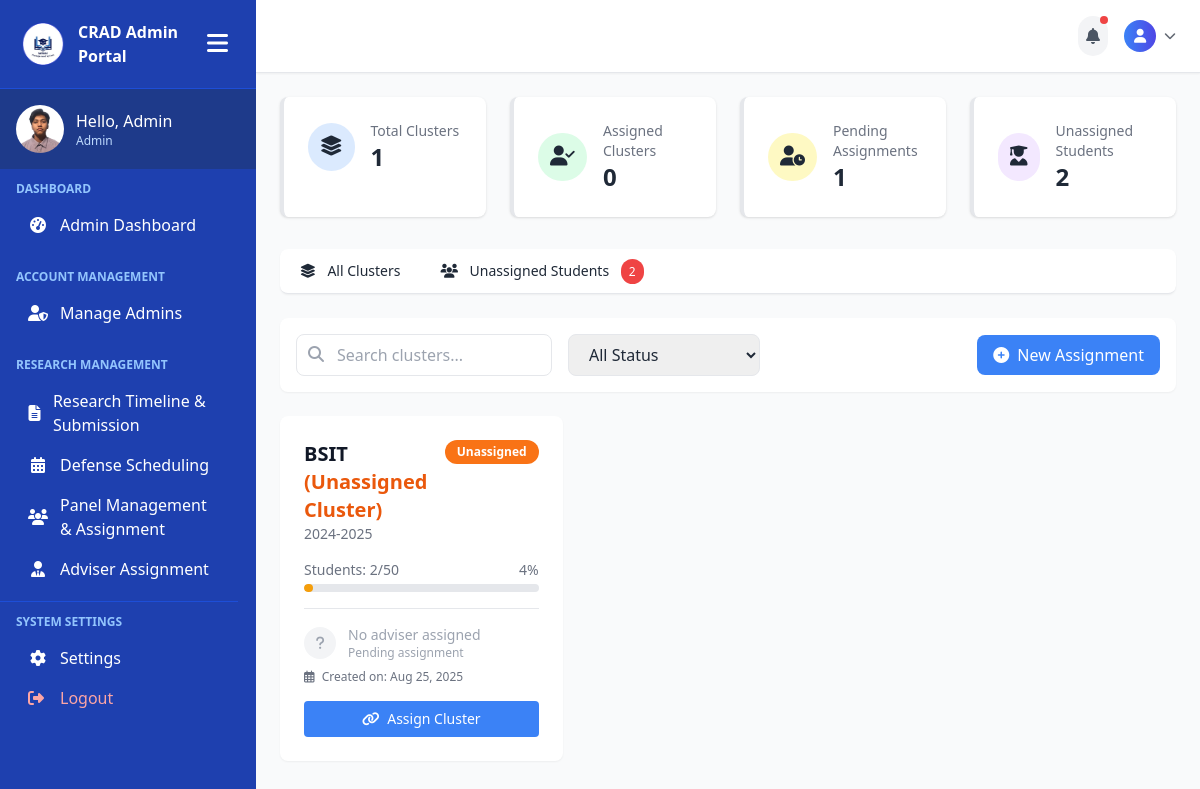
The app's page /admin-pages/adviser-assignment.php (signed in), older data.
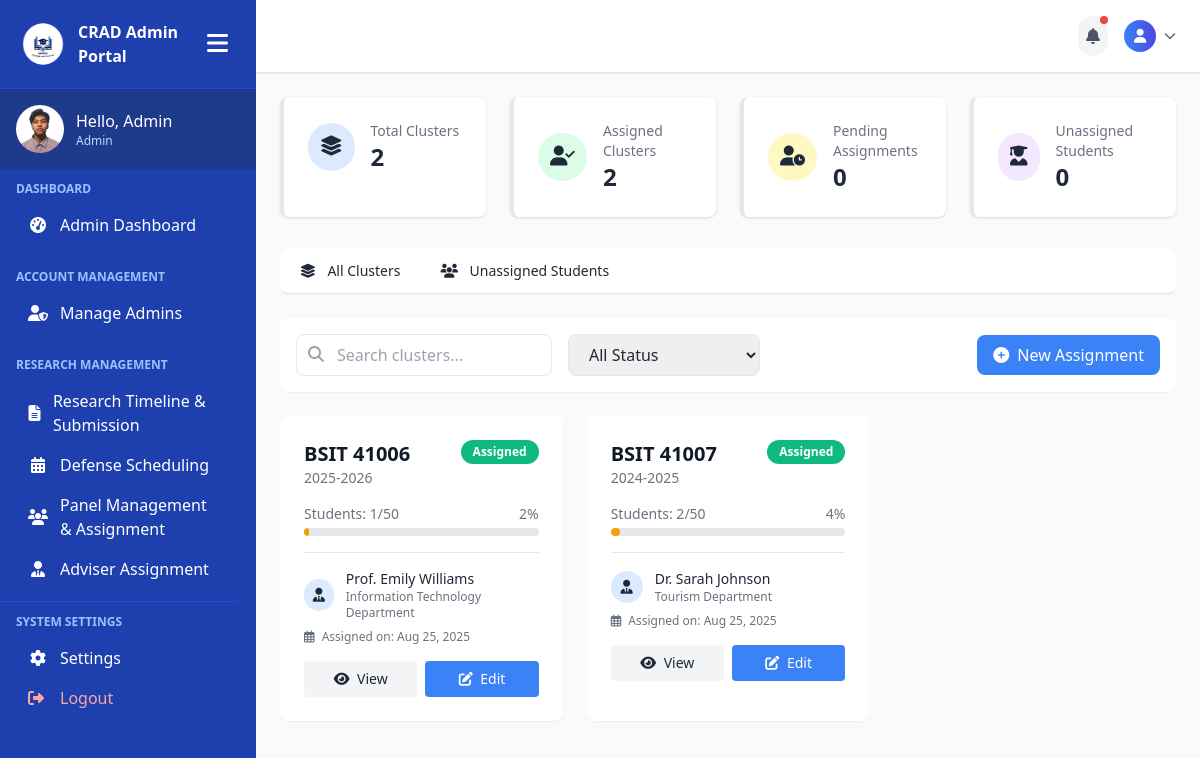
The same page, newer data.
### tables this page shows
CREATE TABLE `user_tbl` (
  `user_id` int(11) NOT NULL,
  `email` varchar(150) NOT NULL,
  `password` varchar(255) NOT NULL,
  `role` enum('Admin','Faculty','Student') NOT NULL DEFAULT 'Student',
  `created_at` timestamp NOT NULL DEFAULT current_timestamp()
);

CREATE TABLE `clusters` (
  `id` int(11) NOT NULL,
  `course` varchar(100) NOT NULL,
  `cluster` varchar(50) NOT NULL,
  `school_year` varchar(20) NOT NULL,
  `faculty_id` int(11) DEFAULT NULL,
  `assigned_date` date DEFAULT NULL,
  `student_count` int(11) DEFAULT 0,
  `capacity` int(11) DEFAULT 50,
  `status` enum('assigned','pending') DEFAULT 'pending',
  `created_date` timestamp NOT NULL DEFAULT current_timestamp() ON UPDATE current_timestamp()
);

CREATE TABLE `faculty` (
  `id` int(11) NOT NULL,
  `fullname` varchar(100) NOT NULL,
  `department` varchar(50) NOT NULL,
  `expertise` varchar(100) NOT NULL
);

### admin-pages/adviser-assignment.php (the view, shortened to what the rows shown need)
<?php
include('../includes/connection.php');
$clusters_query = "SELECT c.*, f.fullname as faculty_name, f.department as faculty_department
                   FROM clusters c
                   LEFT JOIN faculty f ON c.faculty_id = f.id
                   ORDER BY c.course, c.cluster";
$clusters_result = mysqli_query($conn, $clusters_query);
$clusters = array();
if ($clusters_result && mysqli_num_rows($clusters_result) > 0) {
    while ($row = mysqli_fetch_assoc($clusters_result)) {
        $clusters[] = $row;
    }
}
?>
<!DOCTYPE html>
<html lang="en">
<head>
    <script src="https://cdn.tailwindcss.com"></script>
    <link rel="stylesheet" href="https://cdnjs.cloudflare.com/ajax/libs/font-awesome/6.0.0/css/all.min.css">
</head>
<body class="bg-gray-50 text-gray-800 font-sans h-screen overflow-hidden">
    <div class="flex">
        <?php include('../includes/admin-sidebar.php'); ?>
        <main class="flex-1 overflow-y-auto p-6 scroll-container">
            <div id="clusters-content" class="tab-content active">
                <div class="grid grid-cols-1 md:grid-cols-2 lg:grid-cols-3 gap-6">
                    <?php foreach ($clusters as $cluster):
                        $percentage = ($cluster['capacity'] > 0) ? round(($cluster['student_count'] / $cluster['capacity']) * 100) : 0;
                    ?>
                    <div class="cluster-card bg-white rounded-lg shadow-sm p-6 card-hover" data-status="<?php echo $cluster['status']; ?>">
                        <div class="flex justify-between items-start mb-4">
                            <div>
                                <h3 class="text-xl font-bold text-gray-900">
                                    <?php echo $cluster['course']; ?>
                                    <?php if ($cluster['cluster'] === "0"): ?>
                                        <span class="text-orange-600">(Unassigned Cluster)</span>
                                    <?php else: ?>
                                        <?php echo ' ' . $cluster['cluster']; ?>
                                    <?php endif; ?>
                                </h3>
                                <p class="text-sm text-gray-500"><?php echo $cluster['school_year']; ?></p>
                            </div>
                            <span class="px-3 py-1 text-xs font-semibold rounded-full
                                <?php
                                if ($cluster['status'] == 'assigned') echo 'bg-success text-white';
                                elseif ($cluster['cluster'] === "0") echo 'bg-orange-500 text-white';
                                else echo 'bg-warning text-white';
                                ?>">
                                <?php
                                if ($cluster['cluster'] === "0") echo 'Unassigned';
                                else echo ucfirst($cluster['status']);
                                ?>
                            </span>
                        </div>
                        <div class="mb-4">
                            <div class="flex justify-between text-sm text-gray-500 mb-1">
                                <span>Students: <?php echo $cluster['student_count'] . '/' . $cluster['capacity']; ?></span>
                                <span><?php echo $percentage; ?>%</span>
                            </div>
                            <div class="progress-bar">
                                <div class="progress-fill
                                    <?php
                                    if ($percentage == 100) echo 'bg-success';
                                    elseif ($percentage >= 50) echo 'bg-primary';
                                    else echo 'bg-warning';
                                    ?>"
                                    style="width: <?php echo $percentage; ?>%">
                                </div>
                            </div>
                        </div>
                        <div class="border-t pt-4">
                            <?php if ($cluster['status'] == 'assigned' && $cluster['faculty_name']): ?>
                            <div class="flex items-center mb-2">
                                <div class="w-8 h-8 rounded-full bg-blue-100 text-primary flex items-center justify-center mr-3">
                                    <i class="fas fa-user-tie text-sm"></i>
                                </div>
                                <div>
                                    <p class="text-sm font-medium"><?php echo $cluster['faculty_name']; ?></p>
                                    <p class="text-xs text-gray-500"><?php echo $cluster['faculty_department']; ?> Department</p>
                                </div>
                            </div>
                            <p class="text-xs text-gray-500 mt-2"><i class="far fa-calendar-alt mr-1"></i> Assigned on: <?php echo date('M j, Y', strtotime($cluster['assigned_date'])); ?></p>
                            <?php else: ?>
                            <div class="flex items-center mb-2">
                                <div class="w-8 h-8 rounded-full bg-gray-100 text-gray-400 flex items-center justify-center mr-3">
                                    <i class="fas fa-question text-sm"></i>
                                </div>
                                <div>
                                    <p class="text-sm font-medium text-gray-400">No adviser assigned</p>
                                    <p class="text-xs text-gray-400">Pending assignment</p>
                                </div>
                            </div>
                            <p class="text-xs text-gray-500 mt-2"><i class="far fa-calendar-alt mr-1"></i> Created on: <?php echo date('M j, Y', strtotime($cluster['created_date'])); ?></p>
                            <?php endif; ?>
                        </div>
                        <div class="mt-4 <?php echo $cluster['status'] == 'assigned' ? 'flex space-x-2' : ''; ?>">
                            <?php if ($cluster['status'] == 'assigned'): ?>
                            <button onclick="viewCluster(<?php echo $cluster['id']; ?>)" class="flex-1 bg-gray-100 hover:bg-gray-200 text-gray-800 py-2 rounded text-sm transition-colors">
                                <i class="fas fa-eye mr-1"></i> View
                            </button>
                            <button onclick="editCluster(<?php echo $cluster['id']; ?>)" class="flex-1 bg-primary hover:bg-blue-700 text-white py-2 rounded text-sm transition-colors">
                                <i class="fas fa-edit mr-1"></i> Edit
                            </button>
                            <?php else: ?>
                            <button onclick="assignAdviser(<?php echo $cluster['id']; ?>, '<?php echo $cluster['course']; ?>', <?php echo $cluster['cluster'] === "0" ? 'true' : 'false'; ?>)" class="w-full bg-primary hover:bg-blue-700 text-white py-2 rounded text-sm transition-colors">
                                <i class="fas fa-link mr-1"></i>
                                <?php echo $cluster['cluster'] === "0" ? 'Assign Cluster' : 'Assign Adviser'; ?>
                            </button>
                            <?php endif; ?>
                        </div>
                    </div>
                    <?php endforeach; ?>
                </div>
            </div>
        </main>
    </div>
</body>
</html>

### includes/admin-sidebar.php (shortened to what the rows shown need)
<?php
include("../includes/connection.php");
$user_id = $_SESSION['user_id'];
$sql = "SELECT role, role FROM user_tbl WHERE user_id = ?";
$stmt = $conn->prepare($sql);
$stmt->bind_param("i", $user_id);
$stmt->execute();
$result = $stmt->get_result();
$user = $result->fetch_assoc();
$role = $user['role'];
$greeting = "Hello, " . match($role) {
    'admin' => 'Admin',
    'student' => 'Student',
    default => 'Admin'
};
?>
<!DOCTYPE html>
<html lang="en">
<head>
    <script src="https://cdn.tailwindcss.com"></script>
    <link rel="stylesheet" href="https://cdnjs.cloudflare.com/ajax/libs/font-awesome/6.5.0/css/all.min.css">
</head>
<body>
<div class="sidebar sidebar-transition bg-blue-800 text-white flex flex-col hidden md:flex h-screen w-64" id="sidebar">
    <div class="p-4 flex items-center space-x-3 bg-blue-900">
        <div>
            <p class="font-medium profile-name"><?php echo htmlspecialchars($greeting); ?></p>
            <p class="text-xs text-blue-200 profile-role"><?php echo htmlspecialchars($role); ?></p>
        </div>
    </div>
</div>
</body>
</html>

Row changes from the older to the newer data that the page shows:
added clusters: course "BSIT", cluster "41006", school_year "2025-2026", status "Assigned", student_count "1", capacity "50", percentage "2", faculty.fullname "Prof. Emily Williams", faculty.department "Information Technology", assigned_date "Aug 25, 2025"
changed clusters: cluster (not shown) → "41007"; status (not shown) → "Assigned"; faculty.fullname (not shown) → "Dr. Sarah Johnson"; faculty.department (not shown) → "Tourism"; assigned_date (not shown) → "Aug 25, 2025"; created_date "Aug 25, 2025" → (not shown); status "No adviser assigned Pending assignment Created on: Assign Cluster" → "Department Assigned on: View Edit"
Text that changed along with them:
$total_clusters: "1" → "2"
$assigned_clusters: "0" → "2"
$pending_clusters: "1" → "0"
count($unassigned_students): "2" → "0"
count($unassigned_students): "2" → (not shown)
